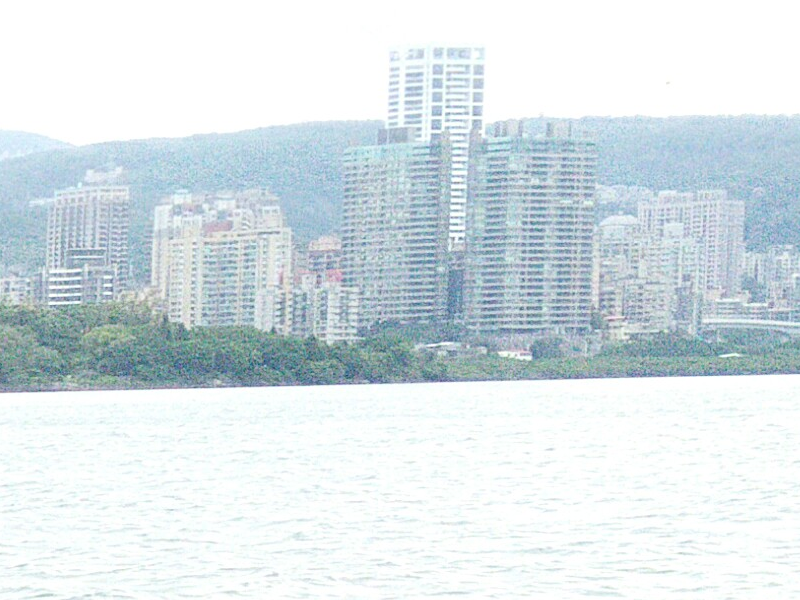
#> input picture HW/HW01/images/p1im1.png, 800 x 600 px
$ jupyter execute --allow-errors Untitled.ipynb
#> lines starting #> are read from the running program, lines starting #| are printed output that depends on the picture
[cell 1]
import numpy as np

a = np.array([1,2,3])
b = np.array([4,5,6])

print(np.array([a, b]))

[cell 2]
import numpy as np
import sys
import cv2

# [47 lines left out: functions ConstrastAdjust, GetMeanFilter, GetGaussianFilter, Convolution, not called in this run]

path = 'images/p1im1.png'
img = cv2.imread(path)
#> img is the input picture: shape (600, 800, 3); mean B, G, R 230.8, 226.5, 215.9
rows, cols, channels = img.shape
#> rows = 600; cols = 800; channels = 3

img_extend = np.zeros((rows + 2, cols + 2, channels))

for i in range(1, rows + 1):
    for j in range(1, cols + 1):
        img_extend[i][j] = img[i-1][j-1]

dst = img.copy()

[cell 3]
dst = np.power(dst/float(np.max(dst)), 2)
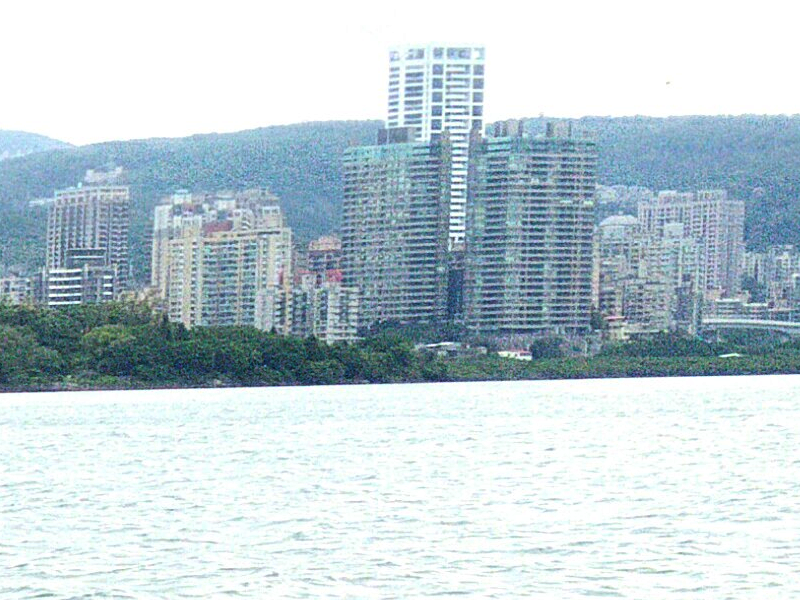
#> dst: shape (600, 800, 3) float64; mean B, G, R 0.835, 0.809, 0.747
dst[dst > 255] = 255
dst[dst < 0] = 0

print(dst)
#> (printed output is left out)

[cell 4]
b = img_extend[0:5, 0:5]
# print(np.median(b, axis=0))
print(b.size)
#| 75

[cell 5]
n=3
d=5
d2 = int(d/2)

for i in range(rows):
    for j in range(cols):
        tmp = img_extend[i:i+n, j:j+n]
        tmp = tmp.reshape(n**2, 3)
        tmp = tmp[d2:n**2-d2, 0:3]
        mean = np.mean(tmp, axis=0)
        dst[i][j] = mean

[cell 6]
img_extend.shape
#> Out = (602, 802, 3)

[cell 7]
b

#> (a cell that did not finish here is left out)

#> (a cell that did not finish here is left out)

#> (a cell that did not finish here is left out)

[cell 11]
a = np.array([1,2,3])
b = np.array([2,3,4])
print(a*b)

#> (a cell that did not finish here is left out)

[cell 13]
d = 5
e = int(np.round(d/2))
e

#> (a cell that did not finish here is left out)

[cell 15]
R = dst[:,:,0]
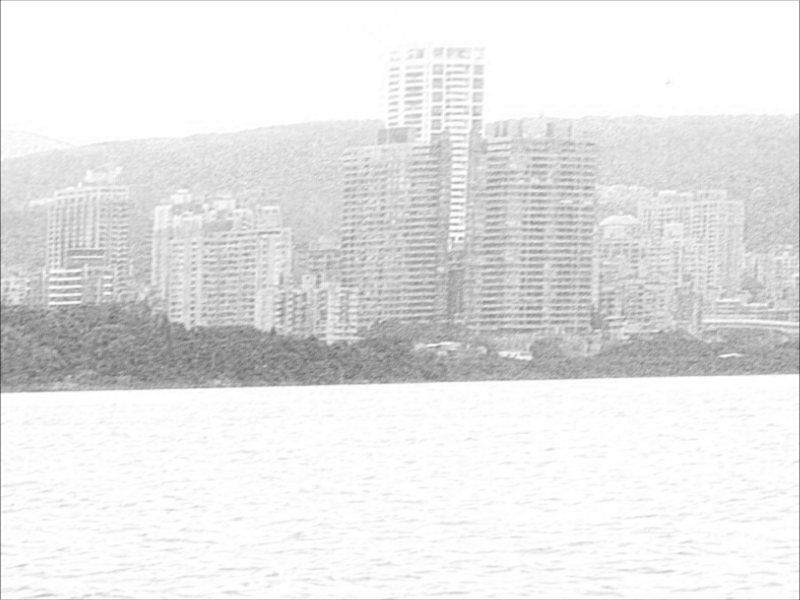
#> R: shape (600, 800) float64; min 70.6, max 255, mean 230.4
G = dst[:,:,1]
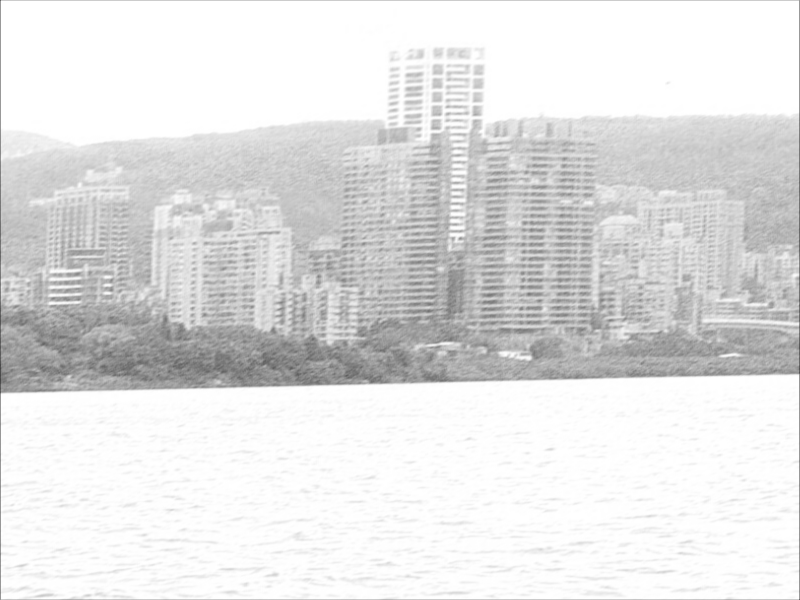
#> G: shape (600, 800) float64; min 70.2, max 255, mean 226.1
B = dst[:,:,2]
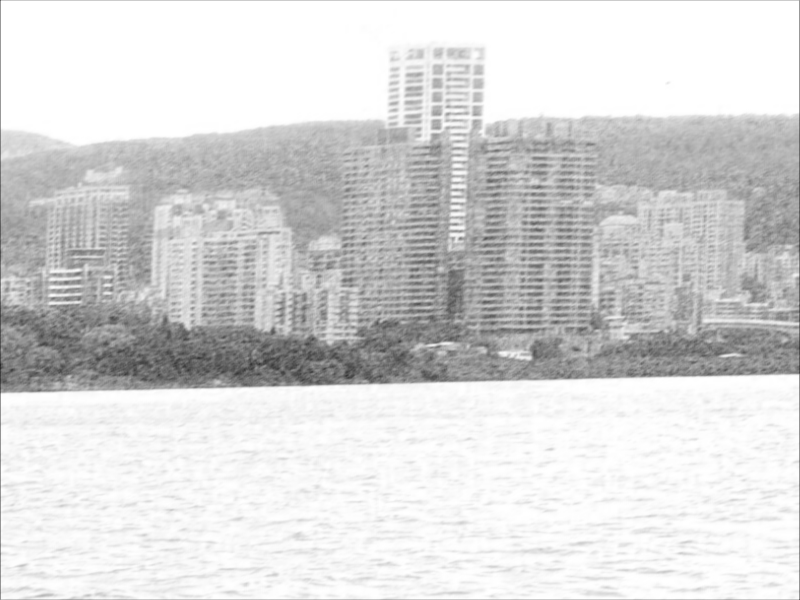
#> B: shape (600, 800) float64; min 41.4, max 255, mean 215.5

np.array(B).max()
#> Out = 255

[cell 16]
R_count = []
R_sum = 0
G_count = []
G_sum = 0
B_count = []
B_sum = 0
for i in range(256):
    R_sum = R_sum + np.count_nonzero(R == i)
    R_count.append(R_sum)

    G_sum = G_sum + np.count_nonzero(G == i)
    G_count.append(np.count_nonzero(G == i))

    B_sum = B_sum + np.count_nonzero(B == i)
    B_count.append(np.count_nonzero(B == i))
#> this loop made 256 passes
#> B_sum on passes 1 to 3: 0, 0, 0
#> after the loop, B_count = 256 values, max 87551 at index 255, min 0 at index 0, mean 647.8; B_sum = 165840; G_count = 256 values, max 108352 at index 255, min 0 at index 0, mean 691.1; G_sum = 176917; R_count = 256 values from 0 to 172225; R_sum = 172225
np.array(R_count).min()
#> Out = 0

[cell 17]
R_count = (np.array(R_count)/480000)*255
#> R_count = 256 values from 0 to 91.49
R_eq = np.round(R_count)
#> R_eq = 256 values from 0 to 91
R_eq
#> Out = 256 values from 0 to 91

[cell 18]
a= np.array([1,2,3])
#> a = [1, 2, 3]
np.round(a/2*3)
#> Out = [2, 3, 4]

[cell 19]
def HistogramEqual():
    R = dst[:,:,0]
    G = dst[:,:,1]
    B = dst[:,:,2]

    R_cdf = []
    R_sum = 0
    G_cdf = []
    G_sum = 0
    B_cdf = []
    B_sum = 0
    for i in range(256):
        R_sum = R_sum + np.count_nonzero(R == i)
        R_cdf.append(R_sum)

        G_sum = G_sum + np.count_nonzero(G == i)
        G_cdf.append(np.count_nonzero(G == i))

        B_sum = B_sum + np.count_nonzero(B == i)
        B_cdf.append(np.count_nonzero(B == i))
#> after the loop, B_cdf has the same summary as B_count outside HistogramEqual; B_sum = 165840; G_cdf has the same summary as G_count outside HistogramEqual; G_sum = 176917; R_cdf = 256 values from 0 to 172225; R_sum = 172225

    R_eq = np.array(R_cdf) / 480000 * 255
#> R_eq = 256 values from 0 to 91.49
    R_eq = np.round(R_eq)
#> R_eq = 256 values from 0 to 91

    G_eq = np.array(G_cdf) / 480000 * 255
#> G_eq = 256 values, max 57.56 at index 255, min 0 at index 0, mean 0.367
    G_eq = np.round(G_eq)
#> G_eq = 256 values, max 58 at index 255, min 0 at index 0, mean 0.273

    B_eq = np.array(B_cdf) / 480000 * 255
#> B_eq = 256 values, max 46.51 at index 255, min 0 at index 0, mean 0.344
    B_eq = np.round(B_eq)
#> B_eq = 256 values, max 47 at index 255, min 0 at index 0, mean 0.254

    for i in range(rows):
        for j in range(cols):
            dst[i][j][0] = R_eq[dst[i][j][0]]
            dst[i][j][1] = G_eq[dst[i][j][1]]
            dst[i][j][2] = B_eq[dst[i][j][2]]

    return dst

#> (a cell that did not finish here is left out)

[cell 21]
dst

[cell 22]
dst

[cell 23]
path = 'images/p1im6.png'
img = cv2.imread(path, 0)
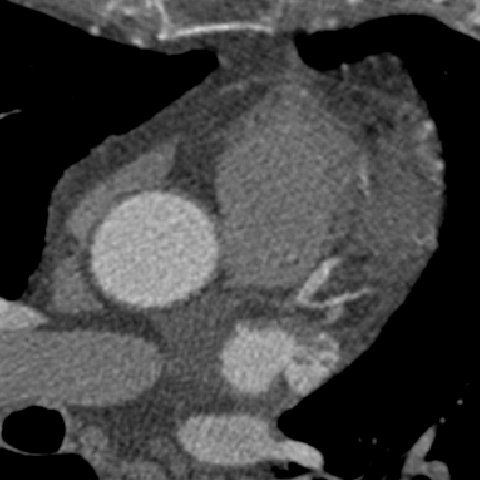
#> input picture HW/HW01/images/p1im6.png, 480 x 480 px
#> img: shape (480, 480); min 0, max 210, mean 63.9
dst = img.copy()

[cell 24]
dst.shape
#> Out = (480, 480)

[cell 25]
def distance(x, y, i, j):
    return np.sqrt(((x-i)**2 + (y-j)**2))

[cell 26]
a = distance(0, 0, 1, 1)
#> a = 1.41

[cell 27]
import math

[cell 28]
def gaussian(x, sigma):
    return np.exp(- (x ** 2) / (2 * sigma ** 2))

[cell 29]
gaussian(a, 1)
#> Out = 0.368

[cell 30]
row, col = dst.shape
#> row = 480; col = 480
dst_extend = np.zeros((rows + 2, cols + 2))
#> dst_extend: shape (602, 802) float64; every value is 0

for i in range(1, row + 1):
    for j in range(1, col + 1):
        dst_extend[i][j] = dst[i-1][j-1]
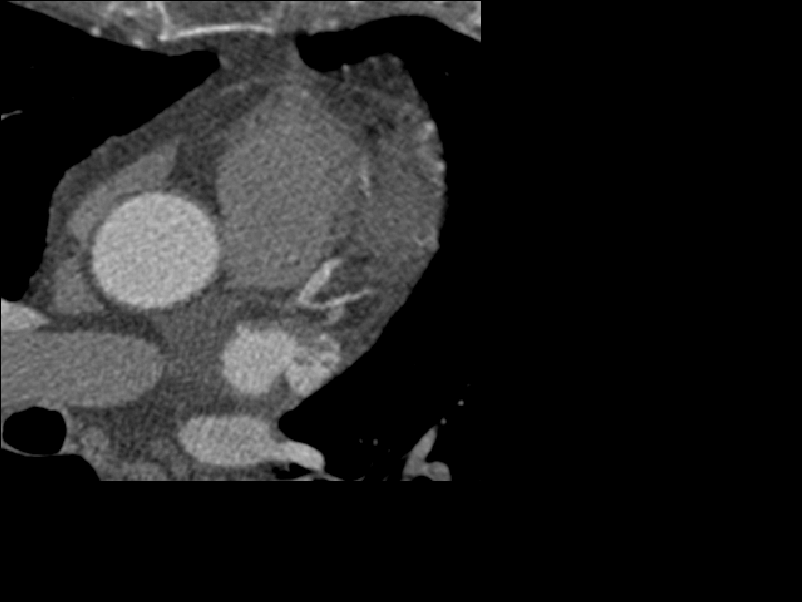
#> dst_extend: shape (602, 802) float64; min 0, max 210, mean 30.5

[cell 31]
for m in range(3):
    for n in range(3):
        print(f'{m},{n}:::')
        for i in range(m, m+3):
            for j in range(n, n+3):
                d = distance(i, j, m+1, n+1)
                Id = dst_extend[i][j] - dst_extend[m+1][n+1]
                space_w = gaussian(d, 1)
                color_w = gaussian(Id, 2)
                w = space_w * color_w

[cell 32]
np.zeros((3,))
#> Out = [0, 0, 0]

[cell 33]
a = np.array([1, 2,3])
#> a = [1, 2, 3]
a**2
#> Out = [1, 4, 9]
